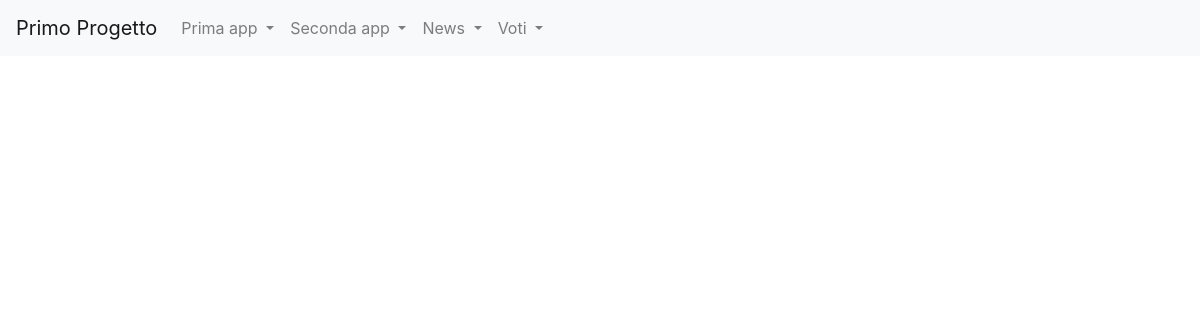
Before: /news/lista_articoli/ with the older database file.
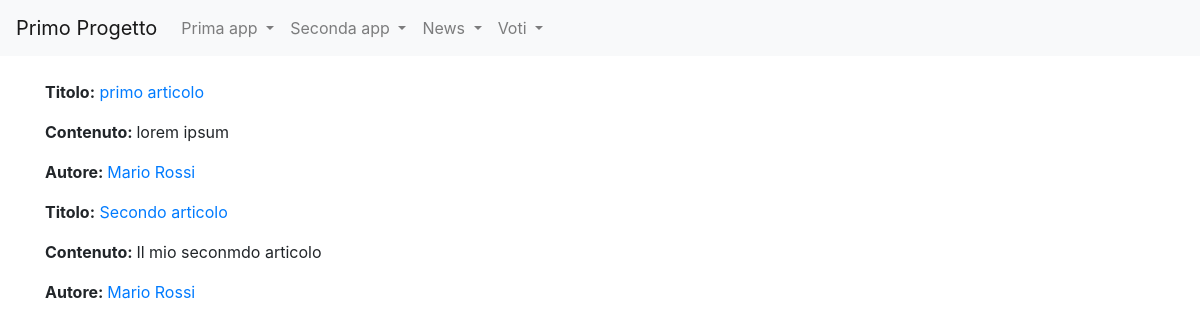
After: the same page with the newer database file.
### news/models.py (models this page shows, shortened)
class Articolo(models.Model):
    titolo=models.CharField(max_length=20)
    contenuto=models.TextField()
    giornalista=models.ForeignKey(Giornalista, on_delete=models.CASCADE, related_name="articoli")
    visualizzazioni=models.IntegerField(default=0)
    data_articolo=models.DateTimeField(default=datetime.now())
    class Meta:
        verbose_name="Articolo"
        verbose_name_plural="Articoli"

class Giornalista(models.Model):
    nome=models.CharField(max_length=20)
    cognome=models.CharField(max_length=20)
    anno_nascita=models.DateTimeField(default=datetime.now())
    def __str__(self):
        return self.nome+" "+self.cognome
    class Meta:
        verbose_name="Giornalista"
        verbose_name_plural="Giornalisti"

### news/views.py (the view)
# urls.py: path("lista_articoli/", lista_articoli, name="lista_articoli1"),
def lista_articoli(request, pk=None):
    if(pk):
        articoli=Articolo.objects.filter(giornalista_id=pk)
        context={
            'articoli':articoli,
        }
        return render(request,'lista_articoli.html',context)
    else:
        articoli=Articolo.objects.all()
        context={
            'articoli':articoli,
        }
        return render(request,'lista_articoli_all.html',context)

### news/templates/lista_articoli_all.html (shortened to what this page needs)
{% extends "base.html" %}
{% block content %}
    {% for articolo in articoli %}
    <p><strong>Titolo:</strong>
        <a href={% url 'news:articolo_detail' articolo.id %}>{{articolo.titolo}}</a>
        </p>
        <p><strong>Contenuto: </strong>{{articolo.contenuto}}</p>
        <p><strong>Autore: </strong>
            <a href={% url 'news:giornalista_detail' articolo.giornalista.id %}>{{articolo.giornalista}}</a>
        </p>
    {% endfor %}
{% endblock content %}

Changed rows visible on the page:
added Articolo: titolo "primo articolo", contenuto "lorem ipsum", giornalista "Mario Rossi"
added Articolo: titolo "Secondo articolo", contenuto "Il mio seconmdo articolo", giornalista "Mario Rossi"
